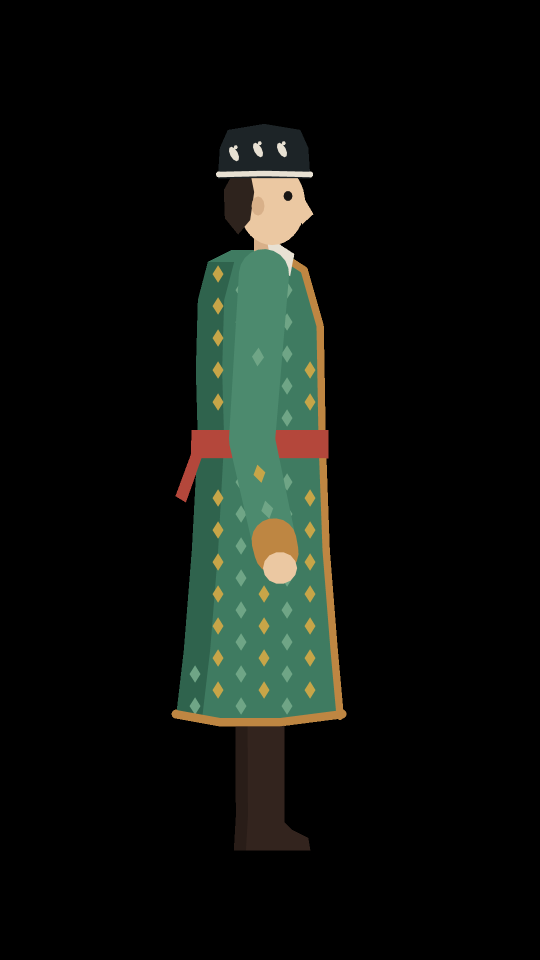
#> input picture kompyuter_kasb/src/reference_hero.png, 1080 x 1920 px (shown at 1/2 size)
$ python -i gfx.py   (imports and definitions only)
#> lines starting #> are read from the running program, lines starting #| are printed output that depends on the picture
# Flat-silhouette drawing engine: palettes, easing, supersampled pens, sky, sun, grain, vignette.
import math, functools
import numpy as np
from PIL import Image, ImageDraw, ImageFilter, ImageChops

W, H, FPS = 1080, 1920, 30
SS = 3                                   # supersampling factor for anti-aliased flat shapes


def hx(s, a=None):
    s = s.lstrip('#'); c = tuple(int(s[i:i + 2], 16) for i in (0, 2, 4))
    return c if a is None else c + (a,)


def mix(a, b, t):
    return tuple(int(round(a[i] + (b[i] - a[i]) * t)) for i in range(min(len(a), len(b))))


def clamp01(x): return 0.0 if x < 0 else 1.0 if x > 1 else x
def lerp(a, b, t): return a + (b - a) * t
def smooth(x): x = clamp01(x); return x * x * (3 - 2 * x)
def ease_out(x): x = clamp01(x); return 1 - (1 - x) ** 3
def ease_in(x): x = clamp01(x); return x ** 3
def ease_io(x): x = clamp01(x); return 4 * x ** 3 if x < .5 else 1 - (-2 * x + 2) ** 3 / 2
def ease_back(x, s=1.9): x = clamp01(x) - 1; return 1 + (s + 1) * x ** 3 + s * x ** 2
def ramp(t, a, b): return clamp01((t - a) / (b - a)) if b != a else float(t >= a)


# ---------------------------------------------------------------- palettes
ACCENT = hx('#E1742F'); CREAM = hx('#F4EDDF'); INK = hx('#1F292C')
PAL = {
    'A': dict(sky0=hx('#E9DEC6'), sky1=hx('#F4EDDF'), sun0=hx('#F2A55C'), sun1=hx('#E1742F'),
              L=[hx(c) for c in ('#C6CEC9', '#AEBBB8', '#8C9FA1', '#56696D', '#2E3C40')],
              win=hx('#F2A55C'), mist=hx('#E6EDEF'), mist_a=0.0, cloud=hx('#F7F0E2')),
    'B': dict(sky0=hx('#F3E3D3'), sky1=hx('#E6EDEF'), sun0=hx('#F6C98A'), sun1=hx('#F1BA72'),
              L=[hx(c) for c in ('#D5DDDA', '#B8C6C4', '#93A5A6', '#64777A', '#3C4B4F')],
              win=hx('#F6C98A'), mist=hx('#E6EDEF'), mist_a=0.35, cloud=hx('#F7EEE6')),
}


# [30 lines left out: functions pal_mix, catmull, not called in this run]


def rot(p, a, c=(0, 0)):
    s, co = math.sin(a), math.cos(a); x, y = p[0] - c[0], p[1] - c[1]
    return (c[0] + x * co - y * s, c[1] + x * s + y * co)


# [11 lines left out: function capsule_pts, not called in this run]


def circle_pts(cx, cy, rx, ry=None, n=40, a0=0.0):
    ry = rx if ry is None else ry
    return [(cx + rx * math.cos(a0 + 2 * math.pi * k / n), cy + ry * math.sin(a0 + 2 * math.pi * k / n)) for k in range(n)]


# ---------------------------------------------------------------- pens
class Pen:
    """Supersampled RGBA drawing canvas with an affine transform design->pixel.
    x_px = ox + s*(fx*x*cos(r) - y*sin(r)), y_px = oy + s*(fx*x*sin(r) + y*cos(r))"""

    # [11 lines left out: functions __init__, T, not called in this run]

    def poly(self, pts, c):
        if len(pts) >= 3: self.d.polygon([self.T(p) for p in pts], fill=c)

    def smooth(self, pts, c, n=6): self.poly(catmull(pts, n), c)
    def ellipse(self, cx, cy, rx, ry, c, a0=0.0): self.poly(circle_pts(cx, cy, rx, ry, 48, a0), c)
    def circle(self, cx, cy, r, c): self.ellipse(cx, cy, r, r, c)
    def capsule(self, p0, p1, w0, w1, c): self.poly(capsule_pts(p0, p1, w0, w1), c)
    def rect(self, x0, y0, x1, y1, c): self.poly([(x0, y0), (x1, y0), (x1, y1), (x0, y1)], c)

    # [6 lines left out: function rrect, not called in this run]

    def line(self, pts, c, w):
        for a, b in zip(pts[:-1], pts[1:]): self.capsule(a, b, w, w, c)

    def result(self):
        return self.im.resize((self.w, self.h), Image.BOX)   # premultiplied box filter for RGBA


def mask_pen(w, h, **kw): return Pen(w, h, mode='L', **kw)


# [4 lines left out: function paste_color, not called in this run]


def with_alpha(im, a):
    if a >= 0.999: return im
    im = im.copy(); al = im.getchannel('A').point(lambda v: int(v * a)); im.putalpha(al); return im


# [49 lines left out: functions comp, _grad_col, sky, sun_sprite, not called in this run]


def sun_img(pal, r):
    return sun_sprite(pal['sun0'], pal['sun1'], int(r))


# [10 lines left out: function cloud_mask, not called in this run]


@functools.lru_cache(maxsize=2)
def grain_layers(seed=11):
    rng = np.random.RandomState(seed)
    n = rng.normal(0, 1, (H, W)).astype(np.float32)
    n = np.array(Image.fromarray(np.clip(n * 40 + 128, 0, 255).astype(np.uint8)).filter(ImageFilter.GaussianBlur(0.7)), np.float32) - 128
    # paper fibre: very low-frequency mottling
    lo = rng.normal(0, 1, (H // 24, W // 24)).astype(np.float32)
    lo = np.array(Image.fromarray(np.clip(lo * 40 + 128, 0, 255).astype(np.uint8)).resize((W, H), Image.BICUBIC), np.float32) - 128
    g = n * 0.13 + lo * 0.025
    pos = Image.fromarray(np.clip(g, 0, 255).astype(np.uint8)).convert('RGB')
    neg = Image.fromarray(np.clip(-g, 0, 255).astype(np.uint8)).convert('RGB')
    yy, xx = np.mgrid[0:H, 0:W].astype(np.float32)
    d = np.sqrt(((xx - W / 2) / (W * 0.62)) ** 2 + ((yy - H / 2) / (H * 0.62)) ** 2)
    v = 1 - 0.16 * np.clip(d - 0.45, 0, 1) ** 1.6 / 0.55 ** 1.6
    vig = Image.fromarray(np.clip(v * 255, 0, 255).astype(np.uint8)).convert('RGB')
    return pos, neg, vig


def finish(frame_rgb):
    pos, neg, vig = grain_layers()
    f = ImageChops.multiply(frame_rgb, vig)
    f = ImageChops.add(f, pos); f = ImageChops.subtract(f, neg)
    return f


# [6 lines left out: function zoom, not called in this run]


def desaturate(img, amount):
    g = img.convert('L').convert(img.mode)
    return Image.blend(img, g, amount)

>>> import cv2
>>> picture = cv2.imread('../../kompyuter_kasb/src/reference_hero.png', cv2.IMREAD_GRAYSCALE)
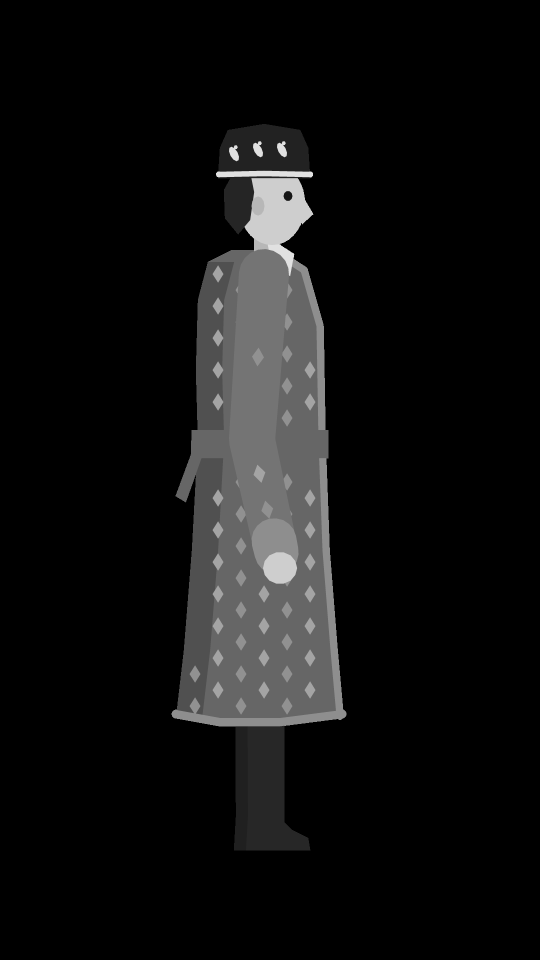
#> picture: shape (1920, 1080) (shown at 1/2 size); min 0, max 227, mean 16.3
>>> result = finish(picture)
#> in grain_layers, `pos = Image.fromarray(np.clip(g, 0, 255).astype(np.uint8)).convert('RG..`:
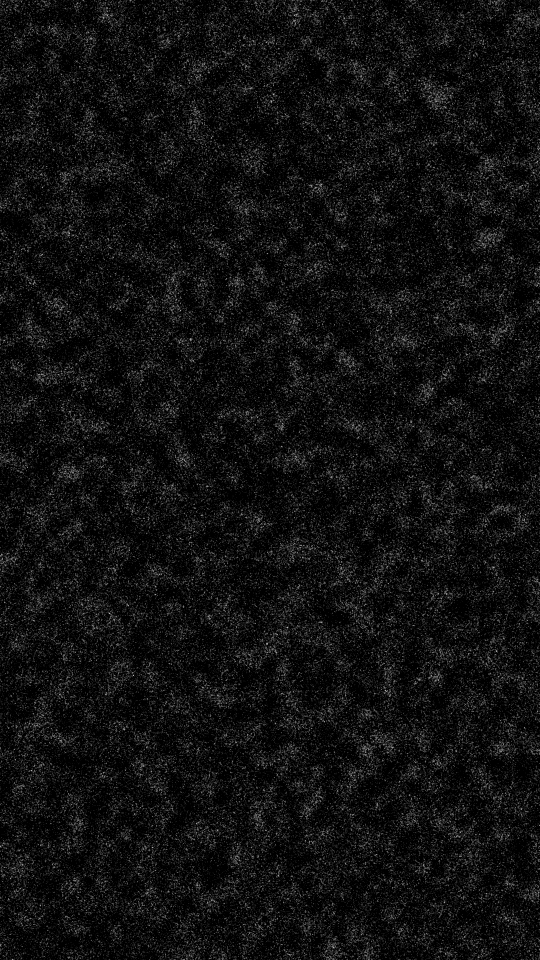
#> pos: PIL image 1080x1920 RGB (shown at 1/2 size); min 0, max 11, mean 0.708; drawn with min black and max white
#> in grain_layers, `neg = Image.fromarray(np.clip(-g, 0, 255).astype(np.uint8)).convert('R..`:
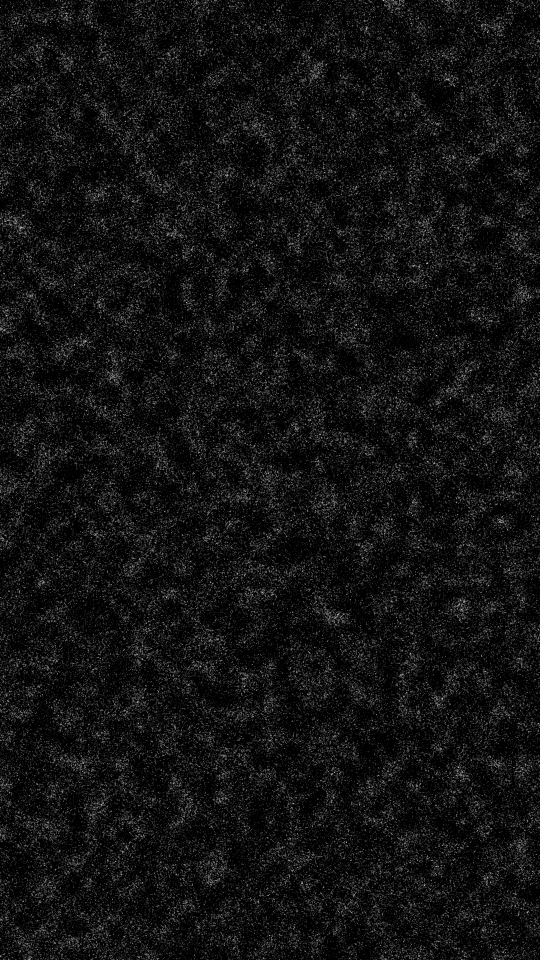
#> neg: PIL image 1080x1920 RGB (shown at 1/2 size); min 0, max 11, mean 0.777; drawn with min black and max white
#> in grain_layers, `vig = Image.fromarray(np.clip(v * 255, 0, 255).astype(np.uint8)).conve..`:
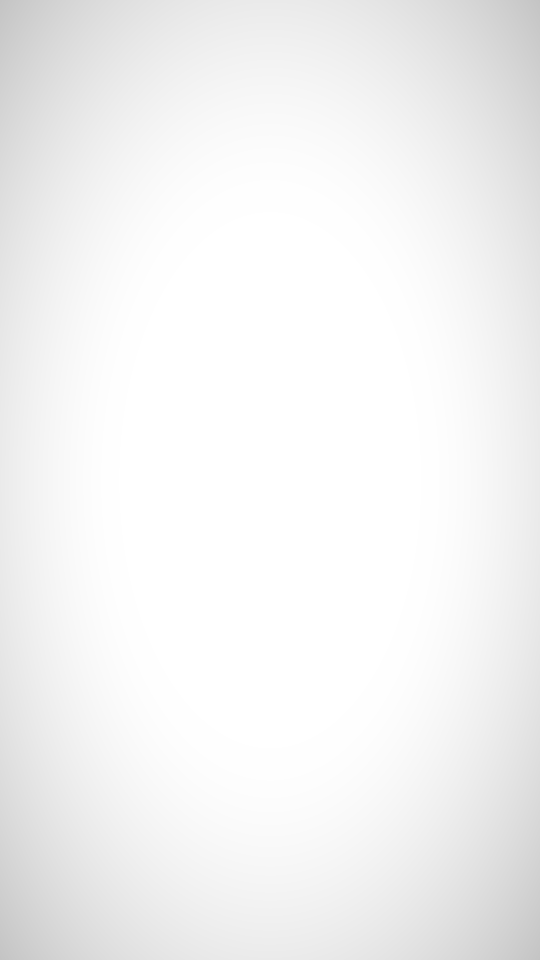
#> vig: PIL image 1080x1920 RGB (shown at 1/2 size); min 196, max 255, mean 243.2
#> (the run stopped early here; a loop or call above may not have finished)
